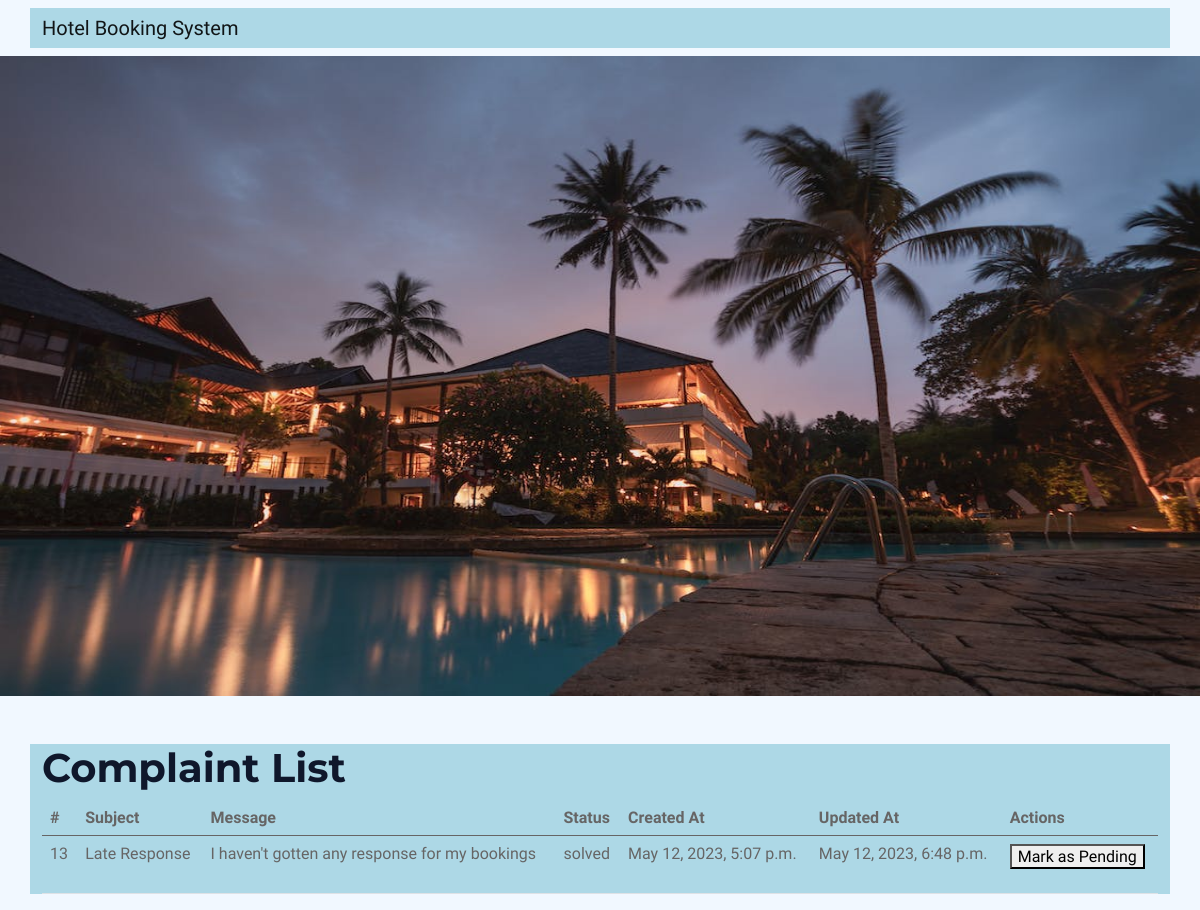
Screenshot of /admin_complaints/ (signed in) with the database file from the repository.
### bookings/models.py (models this page shows, shortened)
class Complaint(models.Model):
    user = models.ForeignKey(settings.AUTH_USER_MODEL, on_delete=models.CASCADE)
    admin_user= models.ForeignKey(settings.AUTH_USER_MODEL, on_delete=models.CASCADE, related_name='complaint_admin', default=1)
    booking = models.ForeignKey('Booking', on_delete=models.CASCADE, null=True)
    subject = models.CharField(max_length=100)
    message = models.TextField()
    created_at = models.DateTimeField(auto_now_add=True)
    updated_at = models.DateTimeField(auto_now=True)
    status_choices = [
        ('pending', 'Pending'),
        ('solved', 'Solved'),
    ]
    status = models.CharField(max_length=10, choices=status_choices, default='pending')

### bookings/views.py (the view, shortened to what this page needs)
# urls.py: path('admin_complaints/', views.admin_complaint_list, name='admin_complaint_list'),
@login_required
def admin_complaint_list(request):
    complaints = Complaint.objects.all()
    context = {'complaints': complaints}
    return render(request, 'complaint_list.html', context)

### bookings/templates/complaint_list.html (shortened to what this page needs)
{% extends 'base.html' %}
{% block content %}
  <h1>Complaint List</h1>
  {% if complaints %}
    <table class="table">
      <thead>
        <tr>
          <th>#</th>
          <th>Subject</th>
          <th>Message</th>
          <th>Status</th>
          <th>Created At</th>
          <th>Updated At</th>
          <th>Actions</th>
        </tr>
      </thead>
      <tbody>
        {% for complaint in complaints %}
          <tr>
            <td>{{ complaint.pk }}</td>
            <td>{{ complaint.subject }}</td>
            <td>{{ complaint.message }}</td>
            <td>{{ complaint.status }}</td>
            <td>{{ complaint.created_at }}</td>
            <td>{{ complaint.updated_at }}</td>
            <td>
              <form method="post" action="{% url 'bookings:admin_complaint_list' %}">
                {% if complaint.status == 'pending' %}
                  <button type="submit" name="mark_as_solved">Mark as Solved</button>
                {% elif complaint.status == 'solved' %}
                  <button type="submit" name="mark_as_pending">Mark as Pending</button>
                {% endif %}
              </form>
            </td>
          </tr>
        {% endfor %}
      </tbody>
    </table>
  {% else %}
    <p>No complaints found.</p>
  {% endif %}
{% endblock %}

### bookings/static/css/style.css (style rules this page uses)
:root { --primary: #FEA116; --light: #F1F8FF; --dark: #0F172B; }

### rows the page displays
Complaint: pk "13", subject "Late Response", message "I haven't gotten any response for my bookings", status "solved", created_at "May 12, 2023, 5:07 p.m.", updated_at "May 12, 2023, 6:48 p.m.", shows "Mark as Pending"
